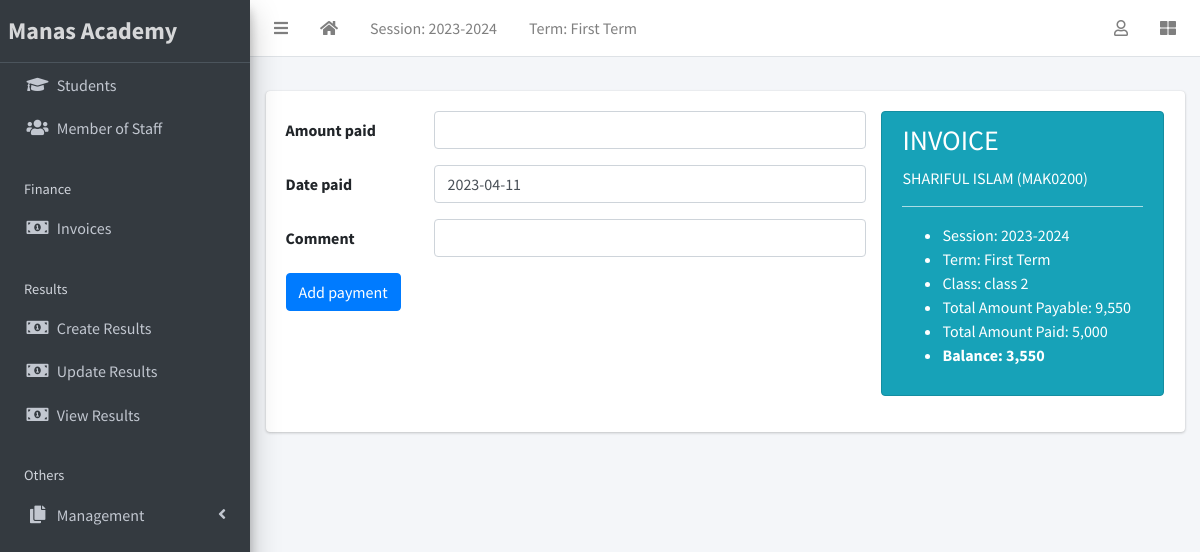
Page /finance/receipt/create?invoice=1 (signed in) on the committed database.
### apps/corecode/models.py (models this page shows)
class AcademicSession(models.Model):
    name = models.CharField(max_length=200, unique=True)
    current = models.BooleanField(default=True)
    class Meta:
        ordering = ["-name"]
    def __str__(self):
        return self.name

class AcademicTerm(models.Model):
    name = models.CharField(max_length=20, unique=True)
    current = models.BooleanField(default=True)
    class Meta:
        ordering = ["name"]
    def __str__(self):
        return self.name

class StudentClass(models.Model):
    name = models.CharField(max_length=200, unique=True)
    class Meta:
        verbose_name = "Class"
        verbose_name_plural = "Classes"
        ordering = ["name"]
    def __str__(self):
        return self.name

### apps/finance/models.py (models this page shows, shortened)
class Invoice(models.Model):
    student = models.ForeignKey(Student, on_delete=models.CASCADE)
    session = models.ForeignKey(AcademicSession, on_delete=models.CASCADE)
    term = models.ForeignKey(AcademicTerm, on_delete=models.CASCADE)
    class_for = models.ForeignKey(StudentClass, on_delete=models.CASCADE)
    balance_from_previous_term = models.IntegerField(default=0)
    status = models.CharField(
        max_length=20,
        choices=[("active", "Active"), ("closed", "Closed")],
        default="active",
    )
    discount = models.IntegerField(default=0)
    class Meta:
        ordering = ["student", "term"]
    def __str__(self):
        return f"{self.student}"
    def balance(self):
        payable = self.total_amount_payable()
        paid = self.total_amount_paid()
        return payable - paid - self.discount
    def amount_payable(self):
        items = InvoiceItem.objects.filter(invoice=self)
        total = 0
        for item in items:
            total += item.amount
        return total
    def total_amount_payable(self):
        return self.balance_from_previous_term + self.amount_payable()
    def total_amount_paid(self):
        receipts = Receipt.objects.filter(invoice=self)
        amount = 0
        for receipt in receipts:
            amount += receipt.amount_paid
        return amount

class InvoiceItem(models.Model):
    invoice = models.ForeignKey(Invoice, on_delete=models.CASCADE)
    CHOICES = [
        ("Admission Fee", "Admission Fee"),
		("Exam Fee","Exam Fee"),
		("Annual Function","Annual Function"),
		("Festival Fee","Festival Fee"),
        ("Library Fee","Library Fee"),
		("Electricity","Electricity"),
		("School Development","School Development"),
		("Id card, Diary, Belt & Tie","Id card, Diary, Belt & Tie"),
		("Tution Fee", "Tution Fee"),
    ]
    description = models.CharField(max_length=200, choices=CHOICES)
    amount = models.IntegerField()

class Receipt(models.Model):
    invoice = models.ForeignKey(Invoice, on_delete=models.CASCADE)
    amount_paid = models.IntegerField()
    date_paid = models.DateField(default=timezone.now)
    comment = models.CharField(max_length=200, blank=True)
    invoice_no = models.CharField(max_length=10, default=increment_invoice_number )

### apps/students/models.py (models this page shows, shortened)
class Student(models.Model):
    STATUS_CHOICES = [("active", "Active"), ("inactive", "Inactive")]
    GENDER_CHOICES = [("male", "Male"), ("female", "Female")]
    CATEGORY_CHOICE = [("General", "General"),
                       ("SC", "SC"),
                       ("ST", "ST"),
                       ("OBC", "OBC"),
                       ("MOBC", "MOBC"),
                       ("Others", "Others"),
                       ]
    current_status = models.CharField(
        max_length=10, choices=STATUS_CHOICES, default="active"
    )
    registration_number = models.CharField(max_length = 500, default = increment_reg_number, null = True, blank = True)
    firstname = models.CharField(max_length=200)
    surname = models.CharField(max_length=200)
    fathers_name = models.CharField(max_length=200, blank=True)
    mothers_name= models.CharField(max_length=200, blank=True)
    gender = models.CharField(max_length=10, choices=GENDER_CHOICES, default="male")
    date_of_birth = models.DateField(default=timezone.now)
    current_class = models.ForeignKey(
        StudentClass, on_delete=models.SET_NULL, blank=True, null=True
    )
    date_of_admission = models.DateField(default=timezone.now)
    mobile_num_regex = RegexValidator(
        regex="^[0-9]{10,15}$", message="Entered mobile number isn't in a right format!"
    )
    parent_mobile_number = models.CharField(
        validators=[mobile_num_regex], max_length=13, blank=True
    )
    Students_Category = models.CharField(max_length=15, choices=CATEGORY_CHOICE, default="General")
    educational_block = models.CharField(max_length=200, default="Bhabanipur Block")
    cluster_name = models.CharField(max_length=200, blank=True)
    address = models.TextField(blank=True)
    district = models.CharField(max_length=200, default="Barpeta")
    state = models.CharField(max_length=200, default= "Assam")
    country = models.CharField(max_length=200, default= "India")
    pin_regex = RegexValidator(
        regex="^[0-9]{5,7}$", message="Entered Pin number isn't in a right format!"
    )
    pin=models.CharField(validators=[pin_regex], max_length=6, default=None)
    aadhar_no_regex = RegexValidator(
        regex="^[0-9]{11,13}$", message='please entere a correct Aadhar number !'
    )
    aadhaar_number = models.CharField(validators=[aadhar_no_regex], max_length= 15, blank=True)
    name_of_the_bank = models.CharField(max_length=200, blank=True)
    account_no_regex = RegexValidator(
        regex="^[0-9]{10,20}$", message="Entered bank account number isn't in a right format!"
    )
    account_no = models.CharField(validators=[account_no_regex], max_length= 15, blank=True)
    branch_name = models.CharField(max_length=200, blank=True)
    ifsc_code = models.CharField(max_length=10, blank=True)
    others = models.TextField(blank=True)
    student_photo = models.ImageField(blank=True, upload_to="students/student_photos/")
    birth_certificate =models.FileField(blank=True, null=True, upload_to="students/birth_certificate/")
    class Meta:
        ordering = ["firstname", "surname"]
    def __str__(self):
        return f"{self.firstname} {self.surname} ({self.registration_number})"

### apps/finance/views.py (the view, shortened to what this page needs)
# urls.py: path("receipt/create", ReceiptCreateView.as_view(), name="receipt-create"),
class ReceiptCreateView(LoginRequiredMixin, CreateView):
    model = Receipt
    fields = ["amount_paid", "date_paid", "comment"]
    success_url = reverse_lazy("invoice-list")
    def get_context_data(self, **kwargs):
        context = super(ReceiptCreateView, self).get_context_data(**kwargs)
        invoice = Invoice.objects.get(pk=self.request.GET["invoice"])
        context["invoice"] = invoice
        return context

### apps/corecode/context_processors.py (called while the page is built)
def site_defaults(request):
    current_session = AcademicSession.objects.get(current=True)
    current_term = AcademicTerm.objects.get(current=True)
    vals = SiteConfig.objects.all()
    contexts = {
        "current_session": current_session.name,
        "current_term": current_term.name,
    }
    for val in vals:
        contexts[val.key] = val.value
    return contexts

### apps/finance/models.py (called while the page is built)
def increment_invoice_number():
    last_invoice = Receipt.objects.all().order_by('id').last()
    if not last_invoice:
        return 'MA00001'
    invoice_no = last_invoice.invoice_no
    invoice_int = int(invoice_no.split('MA')[-1])
    width = 5
    new_invoice_int = invoice_int + 1
    formatted = (width - len(str(new_invoice_int))) * "0" + str(new_invoice_int)
    new_invoice_no = 'MA' + str(formatted)
    return new_invoice_no

### apps/finance/templates/finance/receipt_form.html (shortened to what this page needs)
{% extends 'base.html' %}
{% load humanize %}
{% block content %}
<div class="row">
  <div class="col-8">
    <form action="" method="POST">
      {% include 'corecode/form_snippet.html' %}
      <input type="submit" class="btn btn-primary" value="Add payment">
    </form>
  </div>
  <div class="col-4">
    <div class="alert alert-info" role="alert">
      <h3>INVOICE</h3>
      <p>{{invoice | upper}}</p>
      <hr>
      <ul>
        <li>Session: {{ invoice.session }}</li>
        <li>Term: {{ invoice.term }}</li>
        <li>Class: {{ invoice.class_for }}</li>
        <li>Total Amount Payable: {{invoice.total_amount_payable | intcomma }}
        </li>
        <li>Total Amount Paid: {{ invoice.total_amount_paid | intcomma }}</li>
        <li><strong>Balance: {{invoice.balance | intcomma }}</strong></li>
      </ul>
    </div>
  </div>
</div>
{% endblock content %}

### templates/base.html (shortened to what this page needs)
{% load static %}
<!DOCTYPE html>
<html lang="en">
<head>
  <link rel="stylesheet" href="{% static 'plugins/fontawesome-free/css/all.min.css' %}">
  <link rel="stylesheet" href="{% static 'plugins/toastr/toastr.min.css' %}">
  <link rel="stylesheet"
    href="{% static 'plugins/overlayScrollbars/css/OverlayScrollbars.min.css' %}">
  <link rel="stylesheet" href="{% static 'plugins/Datatables/datatables.min.css' %}" />
  <link rel="stylesheet" href="{% static 'dist/css/adminlte.min.css' %}">
</head>
<body
  class="hold-transition sidebar-mini layout-fixed layout-navbar-fixed layout-footer-fixed">
  <div class="wrapper">
    <nav class="main-header navbar navbar-expand navbar-white navbar-light">
      <ul class="navbar-nav">
        <li class="nav-item">
          <a class="nav-link" data-widget="pushmenu" href="#" role="button"><i
              class="fas fa-bars"></i></a>
        </li>
        <li class="nav-item d-none d-sm-inline-block">
          <a href="{% url 'home' %} " class="nav-link"><i class="fa fa-home"></i></a>
        </li>
        <li class="nav-item d-none d-sm-inline-block">
          <a href="{% url 'current-session' %}" class="nav-link">Session: {{ current_session }}</a>
        </li>
        <li class="nav-item d-none d-sm-inline-block">
          <a href="{% url 'current-session' %}" class="nav-link">Term: {{ current_term }}</a>
        </li>
      </ul>
      <ul class="navbar-nav ml-auto">
        <li class="nav-item dropdown">
          <a class="nav-link" data-toggle="dropdown" href="#">
            <i class="far fa-user"></i>
          </a>
        </li>
        <li class="nav-item">
          <a class="nav-link" data-widget="control-sidebar" data-slide="true"
            href="#" role="button"><i class="fas fa-th-large"></i></a>
        </li>
      </ul>
    </nav>
    <aside class="main-sidebar sidebar-dark-primary elevation-4">
      <a href="{% url 'home' %}" class="brand-link"><strong style="font-size: 1.5rem;">Manas Academy</strong></a>
      <div class="sidebar">
        <nav class="mt-2">
          <ul class="nav nav-pills nav-sidebar flex-column"
            data-widget="treeview" role="menu" data-accordion="false">
            <li class="nav-item">
              <a href="{% url 'student-list' %}" class="nav-link">
                <i class="nav-icon fas fa-graduation-cap"></i>
                <p>
                  Students
                </p>
              </a>
            </li>
            <li class="nav-item">
              <a href="{% url 'staff-list' %}" class="nav-link">
                <i class="nav-icon fas fa-users"></i>
                <p>
                  Member of Staff
                </p>
              </a>
            </li>
            <li class="nav-header">Finance</li>
            <li class="nav-item">
              <a href="{% url 'invoice-list' %}" class="nav-link">
                <i class="nav-icon fas fa-money-bill-alt"></i>
                <p>
                  Invoices
                </p>
              </a>
            </li>
            <li class="nav-header">Results</li>
            <li class="nav-item">
              <a href="{% url 'create-result' %}" class="nav-link">
                <i class="nav-icon fas fa-money-bill-alt"></i>
                <p>
                  Create Results
                </p>
              </a>
            </li>
            <li class="nav-item">
              <a href="{% url 'edit-results' %}" class="nav-link">
                <i class="nav-icon fas fa-money-bill-alt"></i>
                <p>
                  Update Results
                </p>
              </a>
            </li>
            <li class="nav-item">
              <a href="{% url 'view-results' %}" class="nav-link">
                <i class="nav-icon fas fa-money-bill-alt"></i>
                <p>
                  View Results
                </p>
              </a>
            </li>
            <li class="nav-header">Others</li>
            <li class="nav-item has-treeview">
              <a href="#" class="nav-link">
                <i class="nav-icon fas fa-copy"></i>
                <p>
                  Management
                  <i class="fas fa-angle-left right"></i>
                </p>
              </a>
            </li>
          </ul>
        </nav>
      </div>
    </aside>
    <div class="content-wrapper">
      <section class="content-header">
      </section>
      <section class="content">
        <div class="container-fluid">
          <div class="row">
            <div class="col-md-12">
              {% block fullcard %}
              <div class="card">
                <div class="card-body">
                  <div class="row">
                    <div class="col">
                      {% block content %}
                      {% endblock content %}
                    </div>
                  </div>
                </div>
              </div>
              {% endblock fullcard %}
            </div>
          </div>
        </div>
      </section>
    </div>
  </div>
</body>
</html>

### rows in the picture
AcademicSession: name "2023-2024"
AcademicTerm: name "First Term"
Invoice: student.registration_number "SHARIFUL ISLAM (MAK0200)", session "2023-2024", term "First Term", class_for "class 2", total_amount_payable "9,550", total_amount_paid "5,000", balance "3,550"

### other values in the picture
{{ field.label }} "Amount paid" "Date paid" "Comment"
